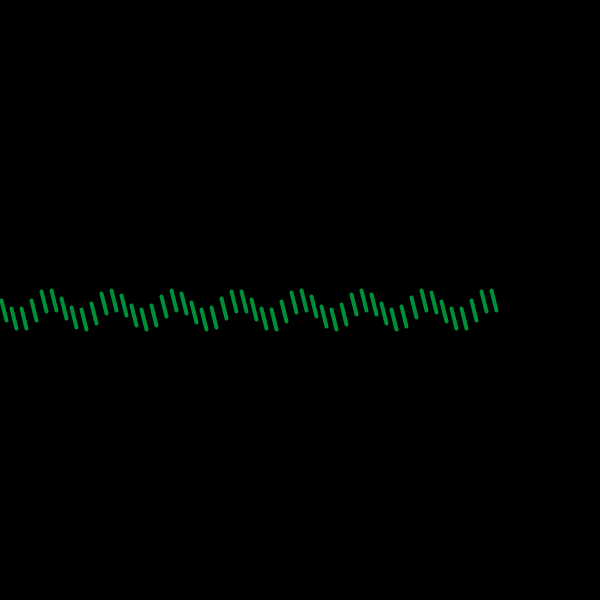
Frame 1 (no input)
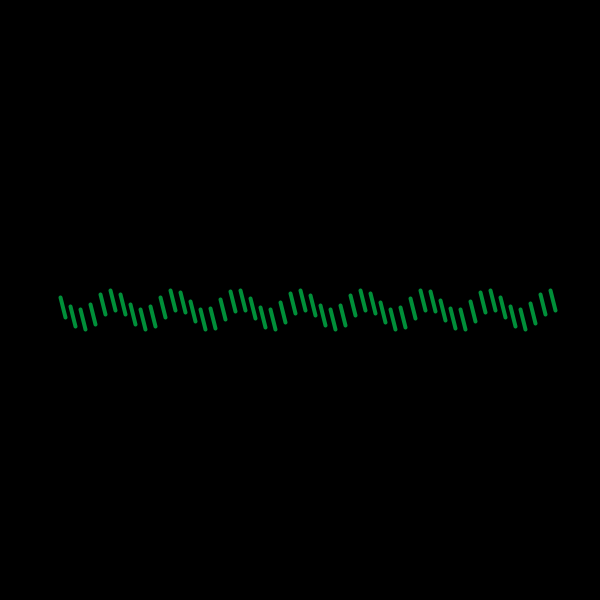
Frame 60 (the mouse pressed at the canvas centre just before this capture)
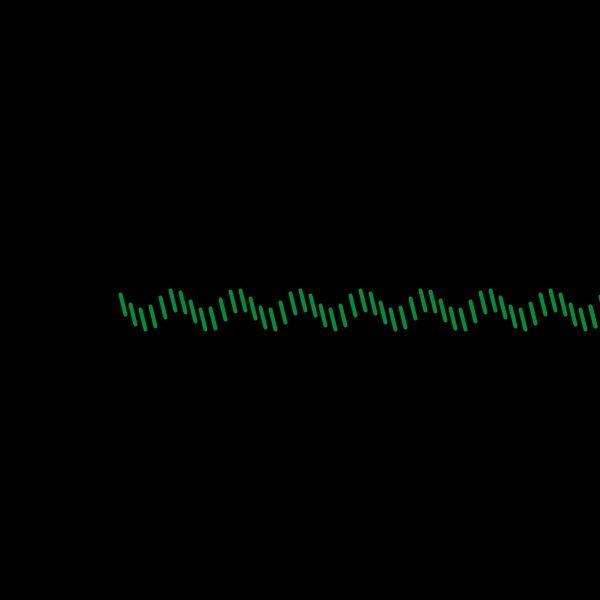
Frame 120 (the mouse held since frame 60 and released just before this capture)

The Processing sketch that drew these frames (run headless with seeded random() and noise(); from frame 60 on, the mouse is pressed at the canvas centre):

// Processing sketch: lineas_que_rebotan
// ── lineas_que_rebotan.pde
boolean[] rebotar;
PVector[] puntos;
void setup(){

  size(600,600);
  puntos = new PVector[50];
  rebotar= new boolean [50];
  for(int i = 0 ; i < puntos.length ; i++){
    puntos[i] = new PVector(i*10,0);
    rebotar[i] = false; 
  }
}

void draw(){

  background(0);
  
  stroke(0,143,57);
  strokeWeight(4);
  
  for(int i = 0; i < puntos.length; i++){
    if (rebotar[i] ==true){
     puntos[i].x -= 1;
    }
    else if (rebotar[i] ==false){
    puntos[i].x += 1;
    }
    
    if (puntos[i].x >= 600){
       rebotar[i] = true;
    }
    if ( puntos[i].x <=0){
      rebotar[i] = false;
    }
    
    puntos[i].y = 10*sin(puntos[i].x/10)+height/2;
    line(puntos[i].x, puntos[i].y, puntos[i].x +5, puntos[i].y + 20 ); 
  
  } 

}
